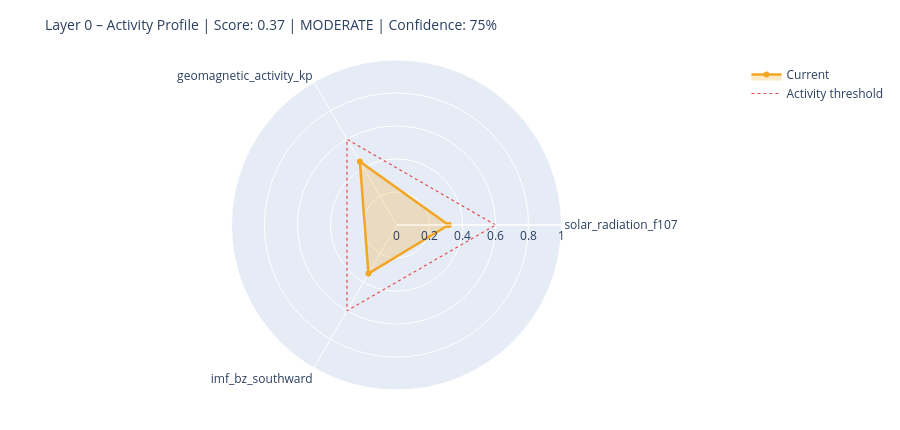

Notebook code cell kept with this figure:
### Markdown cell above
---
## 6. State Assessment & Handoff to Layer 1

### Code cell
# ============================================================
# STEP 1 – Collect raw values with source modes
# Mode: 'primary' | 'fallback_3h' | 'last_valid' | 'missing'
# ============================================================

def safe_last(df, col):
    if df is None or col not in df.columns: return None
    s = df[col].dropna()
    return float(s.iloc[-1]) if not s.empty else None

f107_now = safe_last(df_f107, 'f10.7')
bz_now   = safe_last(df_mag,  'bz_gsm')
kp_now   = safe_last(df_kp,   'kp')
sw_now   = safe_last(df_sw,   'speed')

source_modes = {
    'F10.7':    'primary'  if f107_now is not None else 'missing',
    'Kp':       'primary'  if kp_now   is not None else 'missing',
    'IMF_Bz':   'primary'  if bz_now   is not None else 'missing',
    'SW_speed': 'primary'  if sw_now   is not None else 'missing',
}

# Kp Fallback – 3h endpoint
if kp_now is None:
    try:
        r = requests.get(
            'https://services.swpc.noaa.gov/json/noaa-planetary-k-index.json',
            timeout=10)
        r.raise_for_status()
        fb = pd.DataFrame(r.json())
        tc = next((c for c in fb.columns if 'time' in c.lower()), fb.columns[0])
        kc = next((c for c in fb.columns if 'kp' in c.lower() and c != tc), None)
        if kc:
            fb[kc] = fb[kc].astype(str).str.extract(r'([0-9]+(?:\.[0-9]*)?)')[0]
            fb[kc] = pd.to_numeric(fb[kc], errors='coerce')
            fb = fb[fb[kc] >= 0].dropna(subset=[kc])
            if not fb.empty:
                kp_now = float(fb[kc].iloc[-1])
                source_modes['Kp'] = 'fallback_3h'
                print(f'  Kp fallback (3h): {kp_now:.1f}')
    except Exception as e:
        print(f'  Kp fallback failed: {e}')

# Solar Wind Fallback – last valid value
if sw_now is None and df_sw is not None and 'speed' in df_sw.columns:
    s = df_sw['speed'].dropna()
    if not s.empty:
        sw_now = float(s.iloc[-1])
        source_modes['SW_speed'] = 'last_valid'
        print(f'  SW fallback (last_valid): {sw_now:.0f} km/s')

print()
print('Source modes:', source_modes)

# ============================================================
# STEP 2 – Score from available components only
# ============================================================

def norm(v, lo, hi):
    if v is None: return None
    return max(0.0, min(1.0, (v - lo) / (hi - lo)))

COMPONENTS = {
    'solar_radiation_f107':    (f107_now, norm(f107_now, 60, 250)),
    'geomagnetic_activity_kp': (kp_now,   norm(kp_now,   0,   9)),
    'imf_bz_southward':        (bz_now,   norm(-(bz_now or 0) if bz_now else None, -5, 30)
                                           if bz_now is not None else None),
    'solar_wind_speed':        (sw_now,   norm(sw_now, 300, 800)),
}

available   = {k: v[1] for k, v in COMPONENTS.items() if v[1] is not None}
unavailable = [k for k, v in COMPONENTS.items() if v[1] is None]

layer0_score = round(sum(available.values()) / len(available), 4) if available else None
confidence   = round(len(available) / len(COMPONENTS), 2)

level = ('unknown'  if layer0_score is None
         else 'calm'     if layer0_score < 0.3
         else 'moderate' if layer0_score < 0.6
         else 'active')

# ============================================================
# STEP 3 – Dominant Driver
# ============================================================

def dominant_driver(kp, f107, bz, sw):
    candidates = []
    if kp   is not None and kp   >= 4:   candidates.append(('geomagnetic',    kp / 9))
    if sw   is not None and sw   >= 500:  candidates.append(('solar_wind',     sw / 800))
    if bz   is not None and bz   <= -5:   candidates.append(('imf_southward',  abs(bz) / 30))
    if f107 is not None and f107 >= 150:  candidates.append(('solar_radiation',f107 / 250))
    return max(candidates, key=lambda x: x[1])[0] if candidates else 'none'

driver = dominant_driver(kp_now, f107_now, bz_now, sw_now)

# ============================================================
# STEP 4 – Downstream expectations
# ============================================================

def downstream_expectation(driver, score, kp, bz, f107):
    exp = {
        'magnetosphere':        'calm',
        'ionosphere':           'calm',
        'schumann_resonance':   'unchanged',
        'lithosphere_currents': 'low',
    }
    if driver == 'geomagnetic' or (kp and kp >= 5):
        exp['magnetosphere']        = 'compressed / storm'
        exp['ionosphere']           = 'elevated disturbance (TEC variability)'
        exp['schumann_resonance']   = 'elevated amplitude possible'
        exp['lithosphere_currents'] = 'elevated induction currents'
    elif driver == 'imf_southward' or (bz and bz <= -5):
        exp['magnetosphere']        = 'energy coupling active'
        exp['ionosphere']           = 'elevated electron density possible'
        exp['schumann_resonance']   = 'slight modulation possible'
    elif driver == 'solar_radiation' or (f107 and f107 >= 150):
        exp['ionosphere']           = 'elevated ionization (F-layer)'
        exp['schumann_resonance']   = 'slightly elevated background activity'
    return exp

downstream = downstream_expectation(driver, layer0_score, kp_now, bz_now, f107_now)

# ============================================================
# CONSOLE OUTPUT
# ============================================================

W = 58
print('=' * W)
print('LAYER 0 – STATE ASSESSMENT')
print('=' * W)
for name, (raw_v, score_v) in COMPONENTS.items():
    if score_v is not None:
        bar = '█' * int(score_v * 20) + '░' * (20 - int(score_v * 20))
        print(f'  {name:<35}  {bar}  {score_v:.2f}')
    else:
        print(f'  {name:<35}  {"─" * 20}  n/a')
print('-' * W)
print(f'  Score ({len(available)}/{len(COMPONENTS)} components):  {layer0_score:.3f}')
print(f'  Confidence:         {confidence:.0%}')
print(f'  Level:              {level.upper()}')
print(f'  Dominant Driver:    {driver}')

# Radar chart
cats = list(available.keys())
vals = list(available.values())
if len(cats) >= 3:
    fig = go.Figure()
    fig.add_trace(go.Scatterpolar(
        r=vals + [vals[0]], theta=cats + [cats[0]],
        fill='toself', fillcolor='rgba(242,166,35,0.25)',
        line=dict(color='#F2A623', width=2.5), name='Current'
    ))
    fig.add_trace(go.Scatterpolar(
        r=[0.6] * (len(cats) + 1), theta=cats + [cats[0]],
        line=dict(color='#E24B4A', dash='dot', width=1.2),
        mode='lines', name='Activity threshold'
    ))
    fig.update_layout(
        title=dict(text=f'Layer 0 – Activity Profile | Score: {layer0_score:.2f} | {level.upper()} | Confidence: {confidence:.0%}',
                   font=dict(size=14)),
        polar=dict(radialaxis=dict(visible=True, range=[0, 1])),
        height=430, showlegend=True,
        margin=dict(l=60, r=60, t=60, b=40)
    )
    fig.show()

### Figure 1 — Plotly figure (JSON) as saved in the notebook; plotly's stock layout.template omitted (floating-point values rounded to 4 significant figures)
{"data": [{"fill": "toself", "fillcolor": "rgba(242,166,35,0.25)", "line": {"color": "#F2A623", "width": 2.5}, "name": "Current", "r": [0.3158, 0.4444, 0.34, 0.3158], "theta": ["solar_radiation_f107", "geomagnetic_activity_kp", "imf_bz_southward", "solar_radiation_f107"], "type": "scatterpolar"}, {"line": {"color": "#E24B4A", "dash": "dot", "width": 1.2}, "mode": "lines", "name": "Activity threshold", "r": [0.6, 0.6, 0.6, 0.6], "theta": ["solar_radiation_f107", "geomagnetic_activity_kp", "imf_bz_southward", "solar_radiation_f107"], "type": "scatterpolar"}], "layout": {"height": 430, "margin": {"b": 40, "l": 60, "r": 60, "t": 60}, "polar": {"radialaxis": {"range": [0, 1], "visible": true}}, "showlegend": true, "title": {"font": {"size": 14}, "text": "Layer 0 – Activity Profile | Score: 0.37 | MODERATE | Confidence: 75%"}}}
